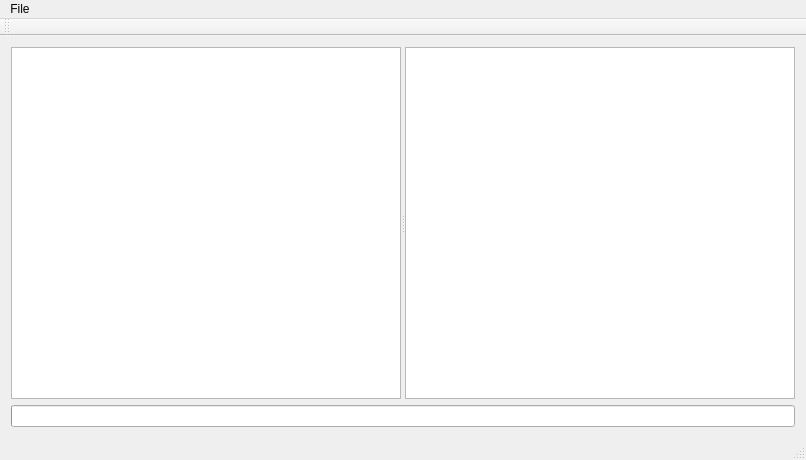
<?xml version="1.0" encoding="UTF-8"?>
<ui version="4.0">
 <class>MainWindow</class>
 <widget class="QMainWindow" name="MainWindow">
  <property name="geometry">
   <rect>
    <x>0</x>
    <y>0</y>
    <width>806</width>
    <height>460</height>
   </rect>
  </property>
  <property name="windowTitle">
   <string>XDF Browser</string>
  </property>
  <widget class="QWidget" name="centralWidget">
   <layout class="QGridLayout" name="gridLayout">
    <item row="0" column="0">
     <widget class="QSplitter" name="splitter">
      <property name="orientation">
       <enum>Qt::Horizontal</enum>
      </property>
      <widget class="QListView" name="listView"/>
      <widget class="QTextEdit" name="textEdit"/>
     </widget>
    </item>
    <item row="1" column="0">
     <widget class="QProgressBar" name="progressBar">
      <property name="value">
       <number>0</number>
      </property>
      <property name="textVisible">
       <bool>false</bool>
      </property>
     </widget>
    </item>
   </layout>
  </widget>
  <widget class="QMenuBar" name="menuBar">
   <property name="geometry">
    <rect>
     <x>0</x>
     <y>0</y>
     <width>806</width>
     <height>21</height>
    </rect>
   </property>
   <widget class="QMenu" name="menuFile">
    <property name="title">
     <string>File</string>
    </property>
    <addaction name="actionOpen"/>
    <addaction name="actionClose"/>
    <addaction name="actionSave"/>
    <addaction name="actionSave_As"/>
   </widget>
   <addaction name="menuFile"/>
  </widget>
  <widget class="QToolBar" name="mainToolBar">
   <attribute name="toolBarArea">
    <enum>TopToolBarArea</enum>
   </attribute>
   <attribute name="toolBarBreak">
    <bool>false</bool>
   </attribute>
  </widget>
  <widget class="QStatusBar" name="statusBar"/>
  <action name="actionOpen">
   <property name="text">
    <string>Open</string>
   </property>
  </action>
  <action name="actionClose">
   <property name="text">
    <string>Close</string>
   </property>
  </action>
  <action name="actionSave">
   <property name="text">
    <string>Save</string>
   </property>
  </action>
  <action name="actionSave_As">
   <property name="text">
    <string>Save As</string>
   </property>
  </action>
 </widget>
 <layoutdefault spacing="6" margin="11"/>
 <resources/>
 <connections/>
</ui>
